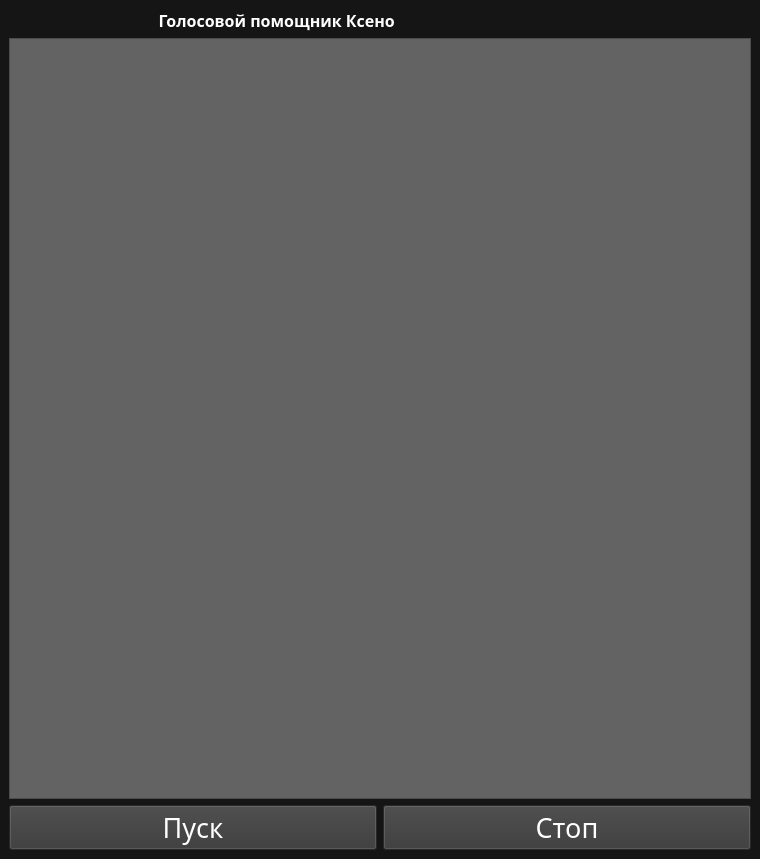
<?xml version="1.0" encoding="UTF-8"?>
<ui version="4.0">
 <class>MainWindow</class>
 <widget class="QMainWindow" name="MainWindow">
  <property name="geometry">
   <rect>
    <x>0</x>
    <y>0</y>
    <width>760</width>
    <height>859</height>
   </rect>
  </property>
  <property name="font">
   <font>
    <family>Ink Free</family>
    <pointsize>6</pointsize>
   </font>
  </property>
  <property name="windowTitle">
   <string>Голосовой помощник</string>
  </property>
  <property name="styleSheet">
   <string notr="true">color: rgb(255, 255, 255);
</string>
  </property>
  <widget class="QWidget" name="centralwidget">
   <property name="styleSheet">
    <string notr="true">background-color: rgb(22, 21, 21);</string>
   </property>
   <layout class="QGridLayout" name="gridLayout">
    <item row="2" column="1">
     <widget class="QPushButton" name="btnStop">
      <property name="font">
       <font>
        <family>Microsoft PhagsPa</family>
        <pointsize>20</pointsize>
       </font>
      </property>
      <property name="styleSheet">
       <string notr="true">background-color: rgb(56, 56, 56);</string>
      </property>
      <property name="text">
       <string>Стоп</string>
      </property>
     </widget>
    </item>
    <item row="1" column="0" colspan="2">
     <widget class="QListWidget" name="console">
      <property name="styleSheet">
       <string notr="true">background-color: rgb(99, 99, 99);
color: rgb(255, 255, 255);</string>
      </property>
     </widget>
    </item>
    <item row="2" column="0">
     <widget class="QPushButton" name="btnStart">
      <property name="font">
       <font>
        <family>Microsoft PhagsPa</family>
        <pointsize>20</pointsize>
       </font>
      </property>
      <property name="styleSheet">
       <string notr="true">background-color: rgb(56, 56, 56);</string>
      </property>
      <property name="text">
       <string>Пуск</string>
      </property>
     </widget>
    </item>
    <item row="0" column="0" colspan="2">
     <widget class="QLabel" name="label">
      <property name="enabled">
       <bool>true</bool>
      </property>
      <property name="font">
       <font>
        <family>Sitka Text Semibold</family>
        <pointsize>12</pointsize>
        <weight>75</weight>
        <bold>true</bold>
       </font>
      </property>
      <property name="text">
       <string>                                    Голосовой помощник Ксено</string>
      </property>
     </widget>
    </item>
   </layout>
  </widget>
 </widget>
 <resources/>
 <connections/>
</ui>
